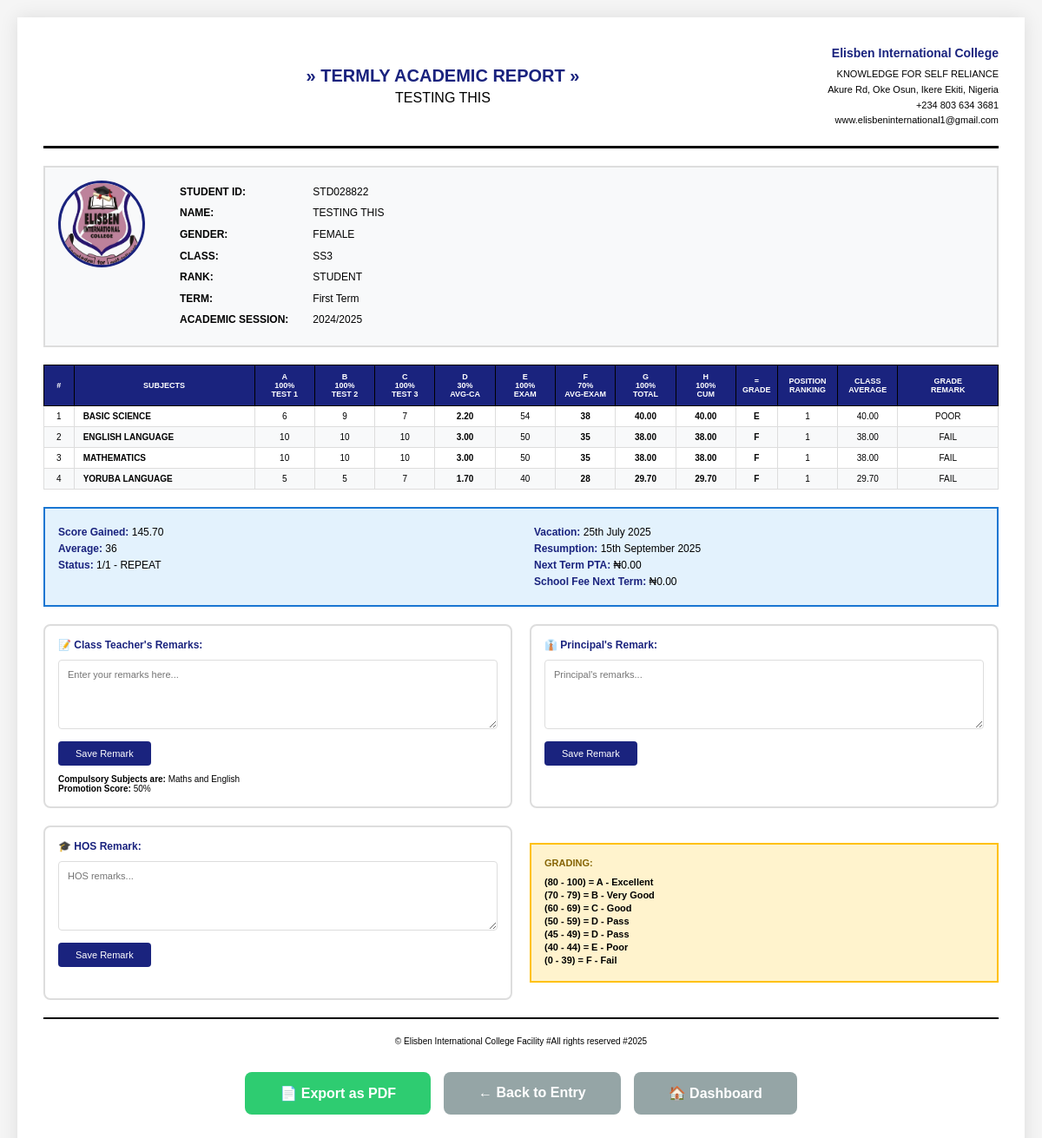
Screenshot of /teacher/result-preview/1/1/ (signed in) with the database file from the repository.
### accounts/models.py (models this page shows, shortened)
class Student(models.Model):
    user = models.OneToOneField(User, on_delete=models.CASCADE)
    student_id = models.CharField(max_length=20, unique=True)
    full_name = models.CharField(max_length=200)
    email = models.EmailField(blank=True, null=True)  # Made optional
    phone = models.CharField(max_length=15, blank=True, null=True)  # Made optional
    class_name = models.CharField(max_length=50)
    profile_picture = models.ImageField(upload_to='student_profiles/', null=True, blank=True)
    created_at = models.DateTimeField(auto_now_add=True)
    registered_by = models.ForeignKey(Admin, on_delete=models.SET_NULL, null=True, blank=True)

class SchoolSettings(models.Model):
    school_name = models.CharField(max_length=200, default="Elisben International College")
    school_motto = models.CharField(max_length=200, default="Excellence in Education")
    address = models.TextField(default="Surulere Quarters, Oke Osum Ikere Ekiti, Nigeria")
    phone = models.CharField(max_length=50, default="+234 803 634 3681")
    email = models.EmailField(default="admin@elisbencollege.com")
    website = models.URLField(blank=True, null=True)
    class Meta:
        verbose_name = "School Settings"
        verbose_name_plural = "School Settings"

class Term(models.Model):
    TERM_CHOICES = [
        ('First', 'First Term'),
        ('Second', 'Second Term'),
        ('Third', 'Third Term'),
    ]
    session = models.ForeignKey(AcademicSession, on_delete=models.CASCADE)
    term = models.CharField(max_length=10, choices=TERM_CHOICES)
    is_current = models.BooleanField(default=False)
    created_at = models.DateTimeField(auto_now_add=True)
    class Meta:
        unique_together = ['session', 'term']

class AcademicSession(models.Model):
    session_name = models.CharField(max_length=50)  # e.g., "2024/2025"
    is_current = models.BooleanField(default=False)
    created_at = models.DateTimeField(auto_now_add=True)

class SubjectGrade(models.Model):
    student = models.ForeignKey(Student, on_delete=models.CASCADE)
    term = models.ForeignKey(Term, on_delete=models.CASCADE)
    subject = models.CharField(max_length=100)
    test_1 = models.DecimalField(max_digits=5, decimal_places=2, default=0)  # Max 100
    test_2 = models.DecimalField(max_digits=5, decimal_places=2, default=0)  # Max 100
    test_3 = models.DecimalField(max_digits=5, decimal_places=2, default=0)  # Max 100
    total_ca = models.DecimalField(max_digits=5, decimal_places=2, default=0)  # Average of 3 tests (30%)
    exam = models.DecimalField(max_digits=5, decimal_places=2, default=0)  # Max 100 (70%)
    total_score = models.DecimalField(max_digits=5, decimal_places=2, default=0)  # CA + Exam
    grade = models.CharField(max_length=2, blank=True)  # A, B, C, D, E, F
    remark = models.CharField(max_length=20, blank=True)  # EXCELLENT, VERY GOOD, GOOD, PASS, FAIL
    position_in_subject = models.IntegerField(null=True, blank=True)
    class_average = models.DecimalField(max_digits=5, decimal_places=2, default=0)
    recorded_by = models.ForeignKey(Teacher, on_delete=models.SET_NULL, null=True)
    created_at = models.DateTimeField(auto_now_add=True)
    updated_at = models.DateTimeField(auto_now=True)
    class Meta:
        unique_together = ['student', 'term', 'subject']

class ResultSummary(models.Model):
    student = models.ForeignKey(Student, on_delete=models.CASCADE)
    term = models.ForeignKey(Term, on_delete=models.CASCADE)
    total_subjects = models.IntegerField(default=0)
    score_gained = models.DecimalField(max_digits=7, decimal_places=2, default=0)  # Total score
    average_score = models.DecimalField(max_digits=5, decimal_places=2, default=0)
    position_in_class = models.CharField(max_length=20, blank=True)  # "8th/21"
    promotion_status = models.CharField(max_length=50, blank=True)  # "PROMOTED" or "REPEAT"
    times_school_opened = models.IntegerField(default=0)
    times_present = models.IntegerField(default=0)
    times_absent = models.IntegerField(default=0)
    class_teacher_remark = models.TextField(blank=True)
    class_teacher = models.ForeignKey(Teacher, on_delete=models.SET_NULL, null=True, related_name='class_teacher_remarks')
    principal_remark = models.TextField(blank=True)
    principal = models.ForeignKey(Principal, on_delete=models.SET_NULL, null=True, blank=True, related_name='principal_remarks')
    hos_remark = models.TextField(blank=True)  # Head of School
    hos = models.ForeignKey(Teacher, on_delete=models.SET_NULL, null=True, blank=True, related_name='hos_remarks')
    vacation_date = models.DateField(null=True, blank=True)
    resumption_date = models.DateField(null=True, blank=True)
    next_term_begins = models.DateField(null=True, blank=True)
    next_term_fees = models.DecimalField(max_digits=10, decimal_places=2, default=0)
    pta_fee = models.DecimalField(max_digits=10, decimal_places=2, default=0)
    created_at = models.DateTimeField(auto_now_add=True)
    updated_at = models.DateTimeField(auto_now=True)
    class Meta:
        unique_together = ['student', 'term']

### accounts/views.py (the view, shortened to what this page needs)
# urls.py: path('teacher/result-preview/<int:student_id>/<int:term_id>/', views.result_preview, name='result_preview'),
@login_required
def result_preview(request, student_id, term_id):
    try:
        teacher = Teacher.objects.get(user=request.user)
    except:
        try:
            principal = Principal.objects.get(user=request.user)
        except:
            messages.error(request, 'Access denied.')
            return redirect('unified_login')
    student = Student.objects.get(id=student_id)
    term = Term.objects.get(id=term_id)
    grades = SubjectGrade.objects.filter(student=student, term=term).order_by('subject')
    summary = ResultSummary.objects.filter(student=student, term=term).first()
    school_settings = SchoolSettings.objects.first()
    context = {
        'student': student,
        'term': term,
        'grades': grades,
        'summary': summary,
        'school_settings': school_settings,
    }
    return render(request, 'result_preview.html', context)

### accounts/templates/result_preview.html (shortened to what this page needs)
<!DOCTYPE html>
<html lang="en">
<head>
</head>
<body>
    <div class="result-container">
        <div class="result-header">
            <div class="header-center">
                <h1>» TERMLY ACADEMIC REPORT »</h1>
                <h2>{{ student.full_name|upper }}</h2>
            </div>
            <div class="school-info">
                <h3>{{ school_settings.school_name }}</h3>
                <p>{{ school_settings.school_motto }}</p>
                <p>{{ school_settings.address }}</p>
                <p>{{ school_settings.phone }}</p>
                <p>{{ school_settings.email }}</p>
            </div>
        </div>
        <div class="student-section">
            <div>
                {% if student.profile_picture %}
                <img src="{{ student.profile_picture.url }}" class="student-photo" alt="{{ student.full_name }}">
                {% else %}
                <div class="student-photo-placeholder">{{ student.full_name.0 }}</div>
                {% endif %}
            </div>
            <div class="student-details">
                <p><strong>STUDENT ID:</strong> {{ student.student_id }}</p>
                <p><strong>NAME:</strong> {{ student.full_name|upper }}</p>
                <p><strong>GENDER:</strong> {% if student.email %}FEMALE{% else %}MALE{% endif %}</p>
                <p><strong>CLASS:</strong> {{ student.class_name }}</p>
                <p><strong>RANK:</strong> STUDENT</p>
                <p><strong>TERM:</strong> {{ term.term }} Term</p>
                <p><strong>ACADEMIC SESSION:</strong> {{ term.session.session_name }}</p>
            </div>
            <div>
            </div>
        </div>
        <table class="grades-table">
            <thead>
                <tr>
                    <th style="width: 30px;">#</th>
                    <th style="width: 180px;">SUBJECTS</th>
                    <th style="width: 60px;">A<br>100%<br>TEST 1</th>
                    <th style="width: 60px;">B<br>100%<br>TEST 2</th>
                    <th style="width: 60px;">C<br>100%<br>TEST 3</th>
                    <th style="width: 60px;">D<br>30%<br>AVG-CA</th>
                    <th style="width: 60px;">E<br>100%<br>EXAM</th>
                    <th style="width: 60px;">F<br>70%<br>AVG-EXAM</th>
                    <th style="width: 60px;">G<br>100%<br>TOTAL</th>
                    <th style="width: 60px;">H<br>100%<br>CUM</th>
                    <th style="width: 40px;">=<br>GRADE</th>
                    <th style="width: 60px;">POSITION<br>RANKING</th>
                    <th style="width: 60px;">CLASS<br>AVERAGE</th>
                    <th style="width: 100px;">GRADE<br>REMARK</th>
                </tr>
            </thead>
            <tbody>
                {% for grade in grades %}
                <tr>
                    <td>{{ forloop.counter }}</td>
                    <td class="subject-name">{{ grade.subject }}</td>
                    <td>{{ grade.test_1|floatformat:0 }}</td>
                    <td>{{ grade.test_2|floatformat:0 }}</td>
                    <td>{{ grade.test_3|floatformat:0 }}</td>
                    <td><strong>{{ grade.total_ca|floatformat:2 }}</strong></td>
                    <td>{{ grade.exam|floatformat:0 }}</td>
                    <td><strong>{% widthratio grade.exam 100 70 %}</strong></td>
                    <td><strong>{{ grade.total_score|floatformat:2 }}</strong></td>
                    <td><strong>{{ grade.total_score|floatformat:2 }}</strong></td>
                    <td><strong>{{ grade.grade }}</strong></td>
                    <td>{{ grade.position_in_subject|default:"--" }}</td>
                    <td>{{ grade.class_average|floatformat:2 }}</td>
                    <td>{{ grade.remark }}</td>
                </tr>
                {% empty %}
                <tr>
                    <td colspan="14" style="text-align: center; padding: 20px;">No grades entered yet</td>
                </tr>
                {% endfor %}
            </tbody>
        </table>
        {% if summary %}
        <div class="summary-section">
            <div>
                <p><strong>Score Gained:</strong> {{ summary.score_gained|floatformat:2 }}</p>
                <p><strong>Average:</strong> {{ summary.average_score|floatformat:0 }}</p>
                <p><strong>Status:</strong> {{ summary.position_in_class }} - {{ summary.promotion_status }}</p>
            </div>
            <div>
                <p><strong>Vacation:</strong> {{ summary.vacation_date|date:"jS F Y"|default:"25th July 2025" }}</p>
                <p><strong>Resumption:</strong> {{ summary.resumption_date|date:"jS F Y"|default:"15th September 2025" }}</p>
                <p><strong>Next Term PTA:</strong> ₦{{ summary.pta_fee|floatformat:2|default:"0000-00-00" }}</p>
                <p><strong>School Fee Next Term:</strong> ₦{{ summary.next_term_fees|floatformat:2|default:"-----" }}</p>
            </div>
        </div>
        {% endif %}
        <div class="remarks-grid">
            <div class="remark-box">
                <h4>📝 Class Teacher's Remarks:</h4>
                {% if summary.class_teacher_remark %}
                    <div class="remark-text">{{ summary.class_teacher_remark }}</div>
                {% else %}
                    <form method="POST" class="no-print">
                        <textarea name="class_teacher_remark" placeholder="Enter your remarks here..."></textarea>
                        <button type="submit">Save Remark</button>
                    </form>
                {% endif %}
                <p style="margin-top: 10px; font-size: 10px;"><strong>Compulsory Subjects are:</strong> Maths and English</p>
                <p style="font-size: 10px;"><strong>Promotion Score:</strong> 50%</p>
            </div>
            <div class="remark-box">
                <h4>👔 Principal's Remark:</h4>
                {% if summary.principal_remark %}
                    <div class="remark-text">{{ summary.principal_remark }}</div>
                {% else %}
                    <form method="POST" class="no-print">
                        <textarea name="principal_remark" placeholder="Principal's remarks..."></textarea>
                        <button type="submit">Save Remark</button>
                    </form>
                {% endif %}
            </div>
            <div class="remark-box">
                <h4>🎓 HOS Remark:</h4>
                {% if summary.hos_remark %}
                    <div class="remark-text">{{ summary.hos_remark }}</div>
                {% else %}
                    <form method="POST" class="no-print">
                        <textarea name="hos_remark" placeholder="HOS remarks..."></textarea>
                        <button type="submit">Save Remark</button>
                    </form>
                {% endif %}
            </div>
            <div class="grading-scale">
                <h4>GRADING:</h4>
                <p><strong>(80 - 100) = A - Excellent</strong></p>
                <p><strong>(70 - 79) = B - Very Good</strong></p>
                <p><strong>(60 - 69) = C - Good</strong></p>
                <p><strong>(50 - 59) = D - Pass</strong></p>
                <p><strong>(45 - 49) = D - Pass</strong></p>
                <p><strong>(40 - 44) = E - Poor</strong></p>
                <p><strong>(0 - 39) = F - Fail</strong></p>
            </div>
        </div>
        <div class="footer-info">
            <p>© {{ school_settings.school_name }} Facility  #All rights reserved #2025</p>
        </div>
        <div class="action-buttons no-print">
            <button onclick="window.print()" class="btn btn-primary">
                📄 Export as PDF
            </button>
            <a href="{% url 'enter_grades' %}" class="btn btn-secondary">
                ← Back to Entry
            </a>
            <a href="{% url 'teacher_dashboard' %}" class="btn btn-secondary">
                🏠 Dashboard
            </a>
        </div>
    </div>
</body>
</html>

### rows the page displays
Student: full_name "TESTING THIS", profile_picture (picture), student_id "STD028822", class_name "SS3"
SchoolSettings: school_name "Elisben International College", school_motto "KNOWLEDGE FOR SELF RELIANCE", address "Akure Rd, Oke Osun, Ikere Ekiti, Nigeria", phone "+234 803 634 3681", email "www.elisbeninternational1@gmail.com"
Term: term "First", session.session_name "2024/2025"
SubjectGrade: subject "BASIC SCIENCE", test_1 "6", test_2 "9", test_3 "7", total_ca "2.20", exam "54", exam "38", total_score "40.00", grade "E", position_in_subject "1", class_average "40.00", remark "POOR"
SubjectGrade: subject "ENGLISH LANGUAGE", test_1 "10", test_2 "10", test_3 "10", total_ca "3.00", exam "50", exam "35", total_score "38.00", grade "F", position_in_subject "1", class_average "38.00", remark "FAIL"
SubjectGrade: subject "MATHEMATICS", test_1 "10", test_2 "10", test_3 "10", total_ca "3.00", exam "50", exam "35", total_score "38.00", grade "F", position_in_subject "1", class_average "38.00", remark "FAIL"
SubjectGrade: subject "YORUBA LANGUAGE", test_1 "5", test_2 "5", test_3 "7", total_ca "1.70", exam "40", exam "28", total_score "29.70", grade "F", position_in_subject "1", class_average "29.70", remark "FAIL"
ResultSummary: score_gained "145.70", average_score "36", position_in_class "1/1", promotion_status "REPEAT", vacation_date "25th July 2025", resumption_date "15th September 2025", pta_fee "0.00", next_term_fees "0.00"
